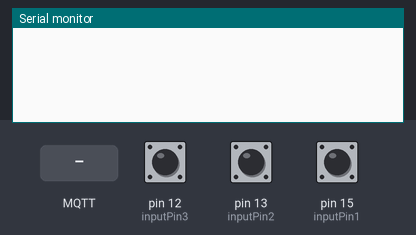
Recording of a sketch running on a simulated Arduino Uno, built with avr-gcc and run on an emulated ATmega328P. On the bench: the last lines printed to the serial monitor. The test bench sets the inputs (shaded band); at power-on: pin 12 (inputPin3) HIGH, pin 13 (inputPin2) HIGH, pin 15 (inputPin1) HIGH. No MQTT or app messages arrive unless stated.

Above: at 2.3 s.
2.4 s: MQTT message "1" arrives on the first subscribed topic
At 3.6 s:
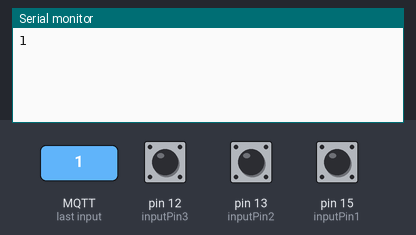
3.9 s: MQTT message "on" arrives on the first subscribed topic
At 4.7 s:
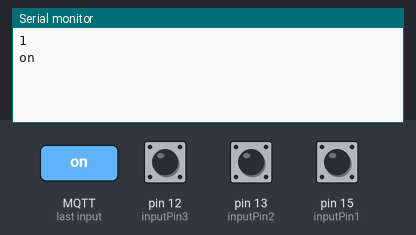
5.4 s: MQTT message "off" arrives on the first subscribed topic
At 5.9 s:
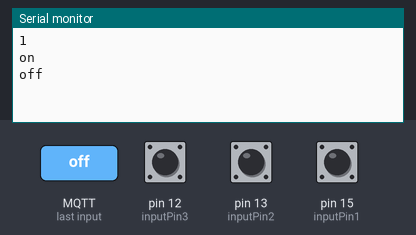

Measured:
- after the input at 2.4 s, the serial monitor: prints a new line at once (image 1)
- after the input at 3.9 s, the serial monitor: prints a new line at once (image 2)
- after the input at 5.4 s, the serial monitor: prints a new line at once (image 3)

The sketch:

script_sensor.ino
```cpp
const int inputPin1 = 15;
const int inputPin2 = 13;
const int inputPin3 = 12;

int value1 = 0;
int value2 = 0;
int value3 = 0;
int value1ant = 0;
int value2ant = 0;
int value3ant = 0;

#include "EspMQTTClient.h"

EspMQTTClient client(
  "SSID",
  "clave",
  "192.168.0.6",  // MQTT Broker server ip
  "MQTTUsername",   // Can be omitted if not needed
  "MQTTPassword",   // Can be omitted if not needed
  "TestClient",     // Client name that uniquely identify your device
  1883              // The MQTT port, default to 1883. this line can be omitted
);


void setup() {
  Serial.begin(9600);
  pinMode(inputPin1, INPUT);
  pinMode(inputPin2, INPUT);
  pinMode(inputPin3, INPUT);
  client.enableDebuggingMessages(); // Enable debugging messages sent to serial output
}

void onConnectionEstablished()
{
  // Subscribe to "mytopic/test" and display received message to Serial
  client.subscribe("mytopic/test", [](const String & payload) {
    Serial.println(payload);
  });
}

void loop(){
  value1 = digitalRead(inputPin1);  //lectura digital de pin
  value2 = digitalRead(inputPin2);  //lectura digital de pin
  value3 = digitalRead(inputPin3);  //lectura digital de pin

  //mandar mensaje a puerto serie en función del valor leido
  if (value1ant != value1) {
    if (value1 == LOW) {
        client.publish("semaforos/1", "1");
        value1ant = value1;
    }
    else{
      client.publish("semaforos/1", "0");
        value1ant = value1;
    }
  }

  if (value2ant != value2) {
    if (value2 == LOW) {
      client.publish("semaforos/3", "1");
      value2ant = value2;
    }
    else{
      client.publish("semaforos/3", "0");
      value2ant = value2;
    }
  }

  if (value3ant != value3) {
    if (value3 == LOW) {
      client.publish("semaforos/6", "1");
      value3ant = value3;
    }
    else{
      client.publish("semaforos/6", "0");
      value3ant = value3;
    }
  }

  client.loop();
}
```
